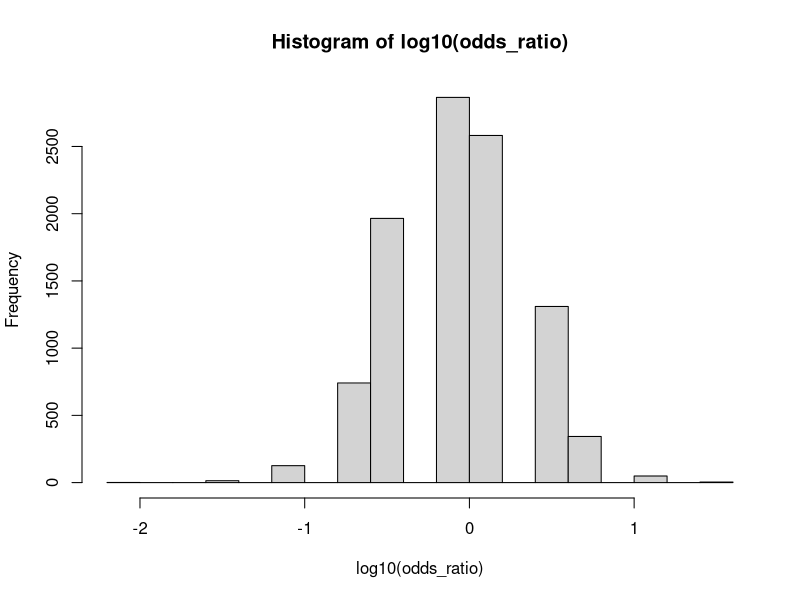

Recreate this plot in R.
#Assignment 6 Part 1   Marketa Hlavon
#Write our own program to perform a fisher's exact test.
#Assume that we have a sample of teenagers (male/female) that are studying or not studying
  
#           Men   	  Women  	  Row-total
#Studying	  3	          10	      13
#Not-stud  	11	        3	        14
#Col total	14	        13	      27

# Calculate the odds ratio of the table above.
SM = 3
SW = 10
NM = 11
NW = 3

OR2orig = ((SW/SM)/(NW/NM))

print(paste0("Odds ratio before randomization by hand ", round(OR2orig, digits = 3)))

#Construct a contingency matrix in R, perform the fisher test using the built-in function
Table_Frame = as.table(rbind(c(SW, SM), c(NW, NM)))
dimnames(Table_Frame) = list(Studying = c("Studying", "Not-Studying"), Gender = c("Women", "Men"))
p_value = fisher.test(Table_Frame)$p.value
OR_fish = fisher.test(Table_Frame)$estimate
print(paste0("Fisher's test p value: ", round(p_value, digits = 3)))
print(paste0("Fisher's test Odds ratio: ", round(OR_fish, digits = 3)))

#What we will do is construct a "total population" of Men and Women, put all 27 people in that above matrix into one population. Label the studying ones "1" and non-studying ones "0".
#For now, we will forget about their gender, so we have 27 people labeled as 1/0.
total_population = c(rep.int(1,13),rep.int(0,14)) #13 studying, 14 nonstudying

#We can now randomly pick an appropriate number of people from that population that we will label as "Men". Do the same for "Women". 
num_M = 14
num_W = 13

male = sample(total_population, num_M, replace = FALSE)
n = sum(male)
n2 = 13-n
female = c(rep(1,n2), rep(0,num_W-n2))

#Now, we can check how many "Men"/"Women" of our random sample are studying and how many aren't and can calculate an Odds ratio in our randomized sample.
sig3 = female[]==1
sig4 = female[]==0

SM = n
NM = n2
SW = length(female[sig3])
NW = length(female[sig4])

OR2 = ((SW/SM)/(NW/NM))

print(paste0("Odds ratio after first randomization ", OR2))

# Do this for 10000 iterations. Plot a histogram of the log of the odds ratios. What shape is it?
odds_ratio = c()

i = 1
while (i<=10000){
  total_population = c(rep.int(1,13),rep.int(0,14)) #13 studying, 14 nonstudying
  male = sample(total_population, num_M, replace = FALSE)
  n = sum(male)
  n2 = 13-n
  female = c(rep(1,n2), rep(0,num_W-n2))
  sig3 = female[]==1
  sig4 = female[]==0
  
  SM = n
  NM = n2
  SW = length(female[sig3])
  NW = length(female[sig4])
  
  OR2 = ((SW/SM)/(NW/NM))
  odds_ratio = append(odds_ratio, OR2)
  
  i= i+1
}

hist(log10(odds_ratio))
print("The shape of the histogram of the log of the odds ratios is normally distributed (bell-shaped)")

#To find whether the association between men and women is significant, check what fraction of cases the "randomized" Odds ratio exceeds the actual Odds ratio calculated in 1).
#This fraction should be within a factor of 3 or so of the p-value given by the built-in R fisher.test.

numb_Odds = 0
i = 1
while(i<=length(odds_ratio)){
  if(odds_ratio[i]>OR_fish){
    numb_Odds=numb_Odds+1
  }
  i= i+1
}
print(paste0("The number of randomized Odds ratio exceeding the actual Odds ratio calculated: ", numb_Odds))

fraction = numb_Odds/10000
print(paste0("Fraction: ", fraction))
print(paste0("Compared to the p_value: ", round(p_value, digits = 3)))

if(p_value<(fraction*3)|p_value>(fraction/3)){
  print("The fraction is within a factor of 3 of the p-value given by the R fisher-test")
}


  